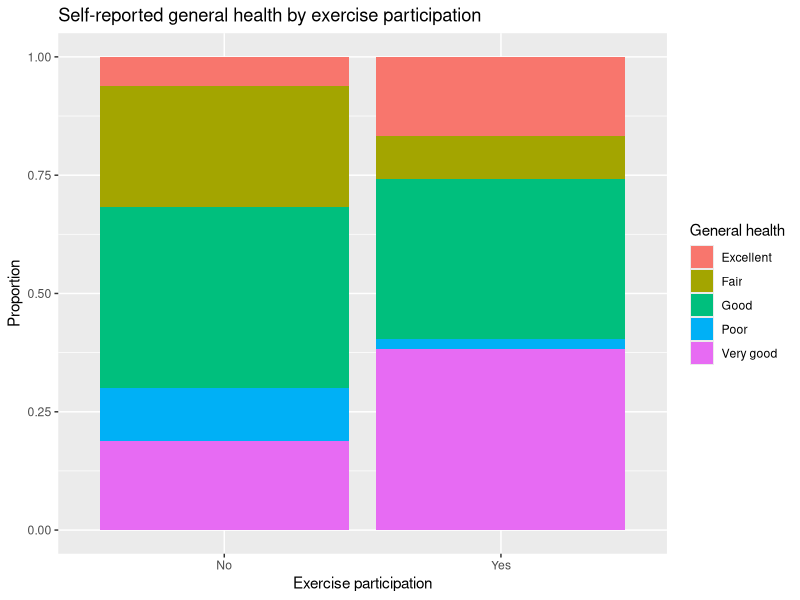

This chart was generated by the following R code:
## ---- chunk 1
knitr::opts_chunk$set(echo = TRUE, warning = FALSE, message = FALSE)
library(tidyverse)
## ---- chunk 2
brfss <- read.csv("brfss_subset_small.csv")
## ---- chunk 3
library(dplyr)
library(knitr)

brfss_clean <- brfss %>%
  filter(
    GENHLTH %in% c("Excellent", "Very good", "Good", "Fair", "Poor"),
    EXERANY2 %in% c("Yes", "No")
  )

cleaning_summary <- data.frame(
  Sample = c(
    "Original sample",
    "Final analytic sample after excluding 'Don't know/Not sure' and 'Refused' responses"
  ),
  N = c(
    nrow(brfss),
    nrow(brfss_clean)
  )
)

kable(
  cleaning_summary,
  caption = "Sample size before and after data cleaning",
  col.names = c("Sample description", "Number of observations")
)
## ---- chunk 4
table_exercise_health <- table(brfss_clean$EXERANY2, brfss_clean$GENHLTH)
chisq_test <- chisq.test(table_exercise_health)
## ---- chunk 5
ggplot(brfss_clean, aes(x = EXERANY2, fill = GENHLTH)) +
  geom_bar(position = "fill") +
  labs(
    title = "Self-reported general health by exercise participation",
    x = "Exercise participation",
    y = "Proportion",
    fill = "General health"
  )
## ---- chunk 6
table_exercise_health <- table(brfss_clean$EXERANY2, brfss_clean$GENHLTH)
chisq_test <- chisq.test(table_exercise_health)

chi_square_table <- data.frame(
  Test = "Pearson's chi-square test of independence",
  Chi_square = round(as.numeric(chisq_test$statistic), 2),
  df = as.numeric(chisq_test$parameter),
  p_value = "< 0.001"
)

knitr::kable(
  chi_square_table,
  caption = "Chi-square test of association between exercise participation and self-reported general health",
  col.names = c("Statistical test", "Chi-square", "df", "p-value")
)
